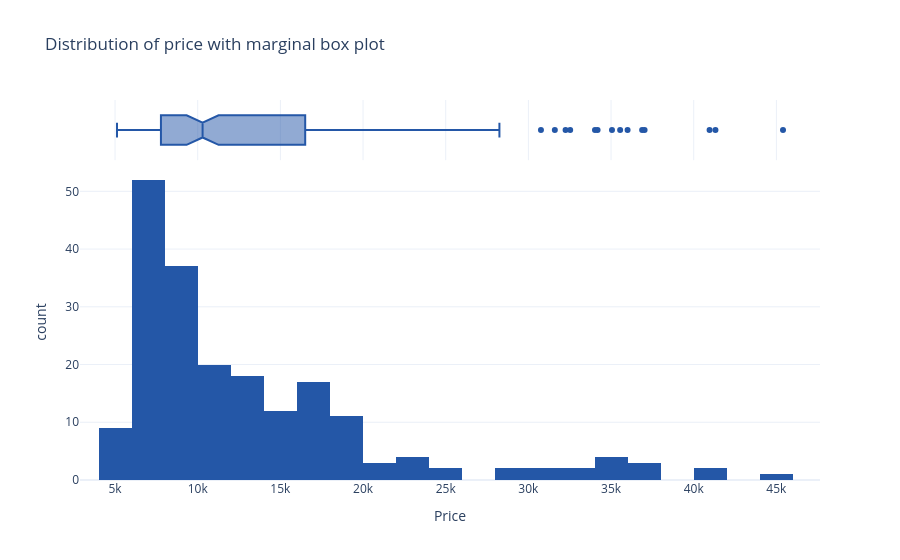
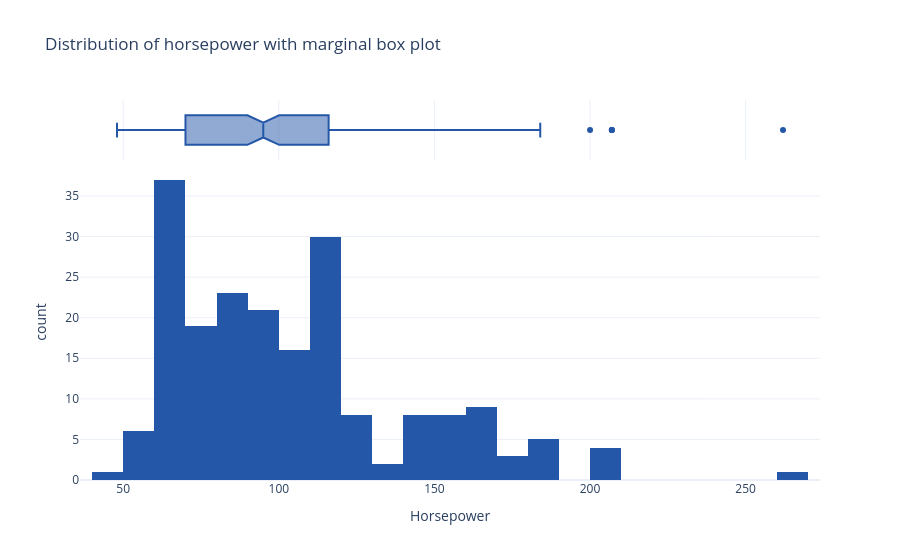
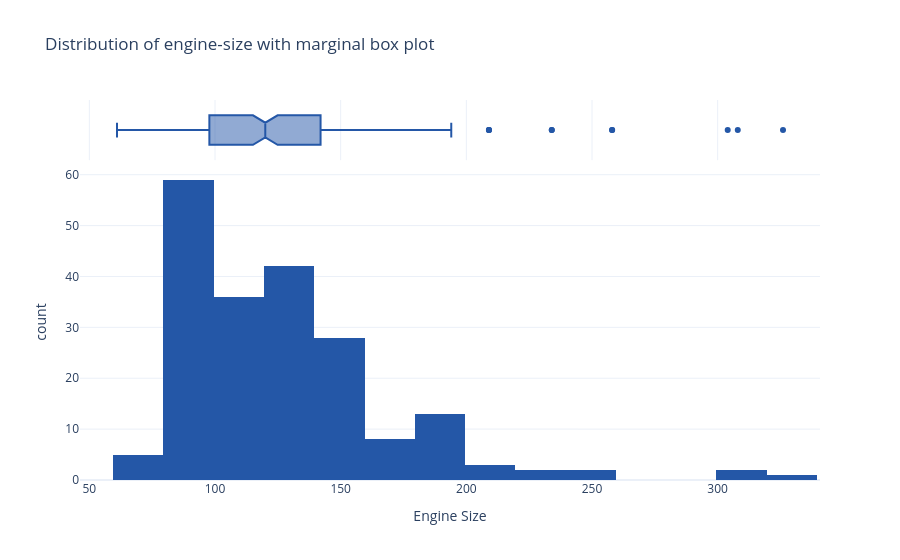
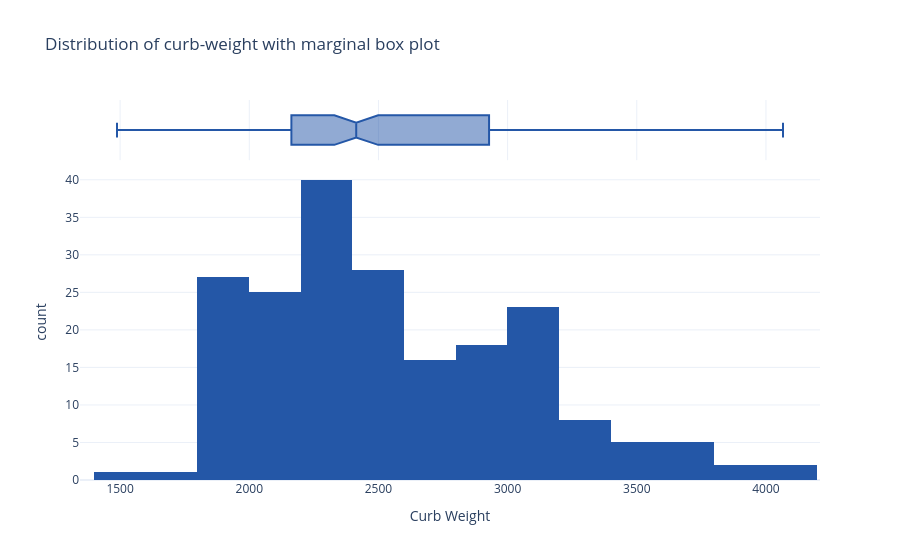

Notebook cell for these charts, in order:
### Markdown cell above
The gradient-styled table summarizes continuous variables, while the frequency table lists categorical level counts and modes. In the treemap, area represents observed car counts within each make → body-style combination.

The styled table reports continuous-variable count, mean, spread, and quartiles; the categorical table reports each field's level count and modal frequency. Price has **mean $13,207, median $10,295, and range $5,118–$45,400**. The treemap encodes the make/body-style frequency counts, with larger rectangles representing more observations.

### Code cell
distribution_cols = ["price", "horsepower", "engine-size", "curb-weight", "city-mpg", "highway-mpg"]
for column in distribution_cols:
    fig = px.histogram(
        cleaned, x=column, marginal="box", nbins=25,
        color_discrete_sequence=[COLORS[0]],
        title=f"Distribution of {column} with marginal box plot",
        labels={column: column.replace("-", " ").title()}
    )
    display(fig)

correlation = cleaned[numeric_cols].corr(numeric_only=True)
fig = px.imshow(
    correlation, text_auto=".2f", aspect="auto",
    color_continuous_scale="RdBu_r", zmin=-1, zmax=1,
    title="Pearson correlation among numeric variables"
)
display(fig)
notes["q2_distributions"] = (
    f"The six histograms show price and five vehicle measurements with marginal box plots; "
    f"the displayed price range is **${price_min:,.0f}–${price_max:,.0f}**. The heatmap uses "
    f"Pearson correlations; price's strongest positive numeric association is "
    f"`{correlation['price'].drop('price').idxmax()}` "
    f"(r = {correlation['price'].drop('price').max():.2f}), and its strongest negative is "
    f"`{correlation['price'].drop('price').idxmin()}` "
    f"(r = {correlation['price'].drop('price').min():.2f}). Correlation describes association, "
    "not causation."
)

### Figure 1 — Plotly figure (JSON) as saved in the notebook; plotly's stock layout.template omitted (floating-point values rounded to 4 significant figures; data arrays with more than 128 entries replaced by an {"elided": "..."} marker saying what was removed)
{"data": [{"bingroup": "x", "hovertemplate": "Price=%{x}<br>count=%{y}<extra></extra>", "legendgroup": "", "marker": {"color": "#2457A7", "pattern": {"shape": ""}}, "name": "", "nbinsx": 25, "orientation": "v", "showlegend": false, "type": "histogram", "x": {"elided": "201 int values"}, "xaxis": "x", "yaxis": "y"}, {"hovertemplate": "Price=%{x}<extra></extra>", "legendgroup": "", "marker": {"color": "#2457A7"}, "name": "", "notched": true, "showlegend": false, "type": "box", "x": {"elided": "201 int values"}, "xaxis": "x2", "yaxis": "y2"}], "layout": {"barmode": "relative", "legend": {"tracegroupgap": 0}, "title": {"text": "Distribution of price with marginal box plot"}, "xaxis": {"anchor": "y", "domain": [0.0, 1.0], "title": {"text": "Price"}}, "xaxis2": {"anchor": "y2", "domain": [0.0, 1.0], "matches": "x", "showgrid": true, "showticklabels": false}, "yaxis": {"anchor": "x", "domain": [0.0, 0.8316], "title": {"text": "count"}}, "yaxis2": {"anchor": "x2", "domain": [0.8416, 1.0], "matches": "y2", "showgrid": false, "showline": false, "showticklabels": false, "ticks": ""}}}

### Figure 2 — Plotly figure (JSON) as saved in the notebook; plotly's stock layout.template omitted (floating-point values rounded to 4 significant figures; data arrays with more than 128 entries replaced by an {"elided": "..."} marker saying what was removed)
{"data": [{"bingroup": "x", "hovertemplate": "Horsepower=%{x}<br>count=%{y}<extra></extra>", "legendgroup": "", "marker": {"color": "#2457A7", "pattern": {"shape": ""}}, "name": "", "nbinsx": 25, "orientation": "v", "showlegend": false, "type": "histogram", "x": {"elided": "201 float values"}, "xaxis": "x", "yaxis": "y"}, {"hovertemplate": "Horsepower=%{x}<extra></extra>", "legendgroup": "", "marker": {"color": "#2457A7"}, "name": "", "notched": true, "showlegend": false, "type": "box", "x": {"elided": "201 float values"}, "xaxis": "x2", "yaxis": "y2"}], "layout": {"barmode": "relative", "legend": {"tracegroupgap": 0}, "title": {"text": "Distribution of horsepower with marginal box plot"}, "xaxis": {"anchor": "y", "domain": [0.0, 1.0], "title": {"text": "Horsepower"}}, "xaxis2": {"anchor": "y2", "domain": [0.0, 1.0], "matches": "x", "showgrid": true, "showticklabels": false}, "yaxis": {"anchor": "x", "domain": [0.0, 0.8316], "title": {"text": "count"}}, "yaxis2": {"anchor": "x2", "domain": [0.8416, 1.0], "matches": "y2", "showgrid": false, "showline": false, "showticklabels": false, "ticks": ""}}}

### Figure 3 — Plotly figure (JSON) as saved in the notebook; plotly's stock layout.template omitted (floating-point values rounded to 4 significant figures; data arrays with more than 128 entries replaced by an {"elided": "..."} marker saying what was removed)
{"data": [{"bingroup": "x", "hovertemplate": "Engine Size=%{x}<br>count=%{y}<extra></extra>", "legendgroup": "", "marker": {"color": "#2457A7", "pattern": {"shape": ""}}, "name": "", "nbinsx": 25, "orientation": "v", "showlegend": false, "type": "histogram", "x": {"elided": "201 int values"}, "xaxis": "x", "yaxis": "y"}, {"hovertemplate": "Engine Size=%{x}<extra></extra>", "legendgroup": "", "marker": {"color": "#2457A7"}, "name": "", "notched": true, "showlegend": false, "type": "box", "x": {"elided": "201 int values"}, "xaxis": "x2", "yaxis": "y2"}], "layout": {"barmode": "relative", "legend": {"tracegroupgap": 0}, "title": {"text": "Distribution of engine-size with marginal box plot"}, "xaxis": {"anchor": "y", "domain": [0.0, 1.0], "title": {"text": "Engine Size"}}, "xaxis2": {"anchor": "y2", "domain": [0.0, 1.0], "matches": "x", "showgrid": true, "showticklabels": false}, "yaxis": {"anchor": "x", "domain": [0.0, 0.8316], "title": {"text": "count"}}, "yaxis2": {"anchor": "x2", "domain": [0.8416, 1.0], "matches": "y2", "showgrid": false, "showline": false, "showticklabels": false, "ticks": ""}}}

### Figure 4 — Plotly figure (JSON) as saved in the notebook; plotly's stock layout.template omitted (floating-point values rounded to 4 significant figures; data arrays with more than 128 entries replaced by an {"elided": "..."} marker saying what was removed)
{"data": [{"bingroup": "x", "hovertemplate": "Curb Weight=%{x}<br>count=%{y}<extra></extra>", "legendgroup": "", "marker": {"color": "#2457A7", "pattern": {"shape": ""}}, "name": "", "nbinsx": 25, "orientation": "v", "showlegend": false, "type": "histogram", "x": {"elided": "201 int values"}, "xaxis": "x", "yaxis": "y"}, {"hovertemplate": "Curb Weight=%{x}<extra></extra>", "legendgroup": "", "marker": {"color": "#2457A7"}, "name": "", "notched": true, "showlegend": false, "type": "box", "x": {"elided": "201 int values"}, "xaxis": "x2", "yaxis": "y2"}], "layout": {"barmode": "relative", "legend": {"tracegroupgap": 0}, "title": {"text": "Distribution of curb-weight with marginal box plot"}, "xaxis": {"anchor": "y", "domain": [0.0, 1.0], "title": {"text": "Curb Weight"}}, "xaxis2": {"anchor": "y2", "domain": [0.0, 1.0], "matches": "x", "showgrid": true, "showticklabels": false}, "yaxis": {"anchor": "x", "domain": [0.0, 0.8316], "title": {"text": "count"}}, "yaxis2": {"anchor": "x2", "domain": [0.8416, 1.0], "matches": "y2", "showgrid": false, "showline": false, "showticklabels": false, "ticks": ""}}}
